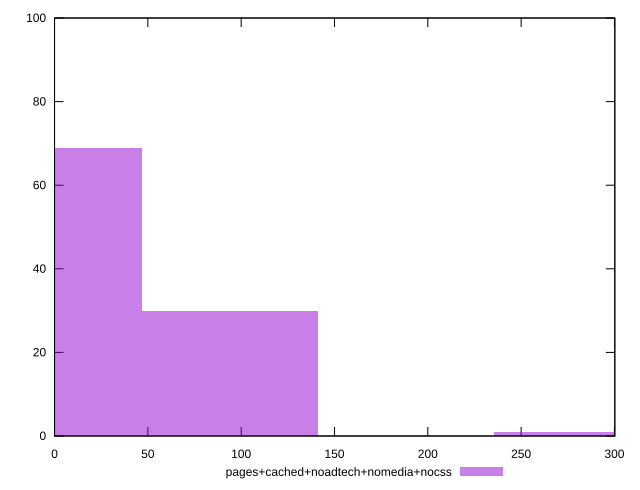

Reproduce this figure in gnuplot.
reset

$pagesCachedNoadtechNomediaNocss <<EOF
282.3774123247807 1
94.12580410826024 30
0 69
EOF

set key outside below
set boxwidth 94.12580410826024
set xrange [0:300.202]
set yrange [0:100]
set trange [0:100]
set style fill transparent solid 0.5 noborder
set terminal svg size 640, 490 enhanced background rgb 'white'
set output "report_00023_2021-02-20T12:14:57.249Z/uses-rel-preconnect/comparison/histogram/4_vs_5.svg"

plot $pagesCachedNoadtechNomediaNocss title "pages+cached+noadtech+nomedia+nocss" with boxes

reset
